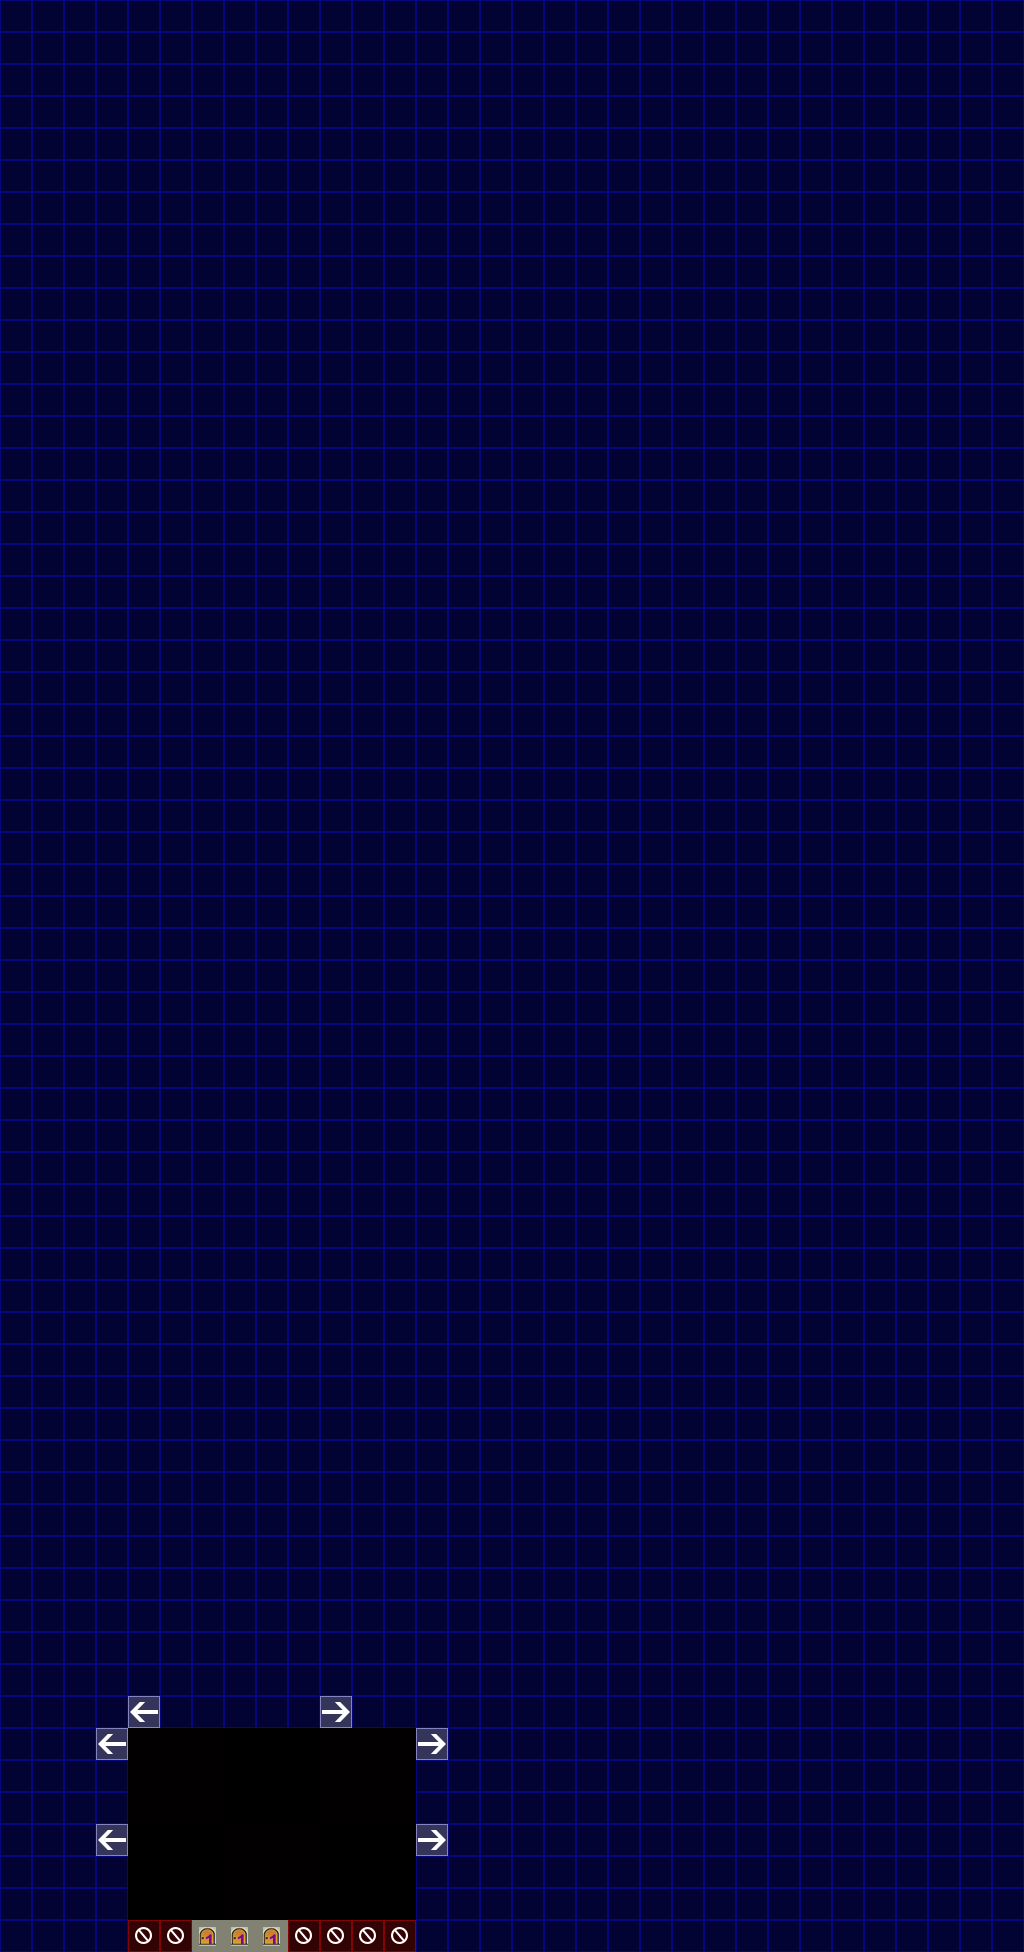

Below is a game level as drawn by its tile map, then a one-line description and the .tmx that defines it (tile-layer data replaced by summaries):
An orthogonal 32x61 tile map with 32x32 px tiles, 4 tile layers (bg, terrain, collision, notation).

<map version="1.2" tiledversion="1.2.4" orientation="orthogonal" renderorder="left-down" width="32" height="61" tilewidth="32" tileheight="32" infinite="0" nextlayerid="5" nextobjectid="1">
 <tileset firstgid="1" source="meta.tsx" />
 <layer id="4" name="bg" width="32" height="61">
  <data>[1952 cells, 135 non-empty, 1 distinct tile ids]</data>
 </layer>
 <layer id="1" name="terrain" width="32" height="61">
  <data>[1952 cells, 0 non-empty, 0 distinct tile ids]</data>
 </layer>
 <layer id="2" name="collision" width="32" height="61">
  <data>[1952 cells, 1898 non-empty, 3 distinct tile ids]</data>
 </layer>
 <layer id="3" name="notation" width="32" height="61">
  <data>[1952 cells, 12 non-empty, 3 distinct tile ids]</data>
 </layer>
</map>
